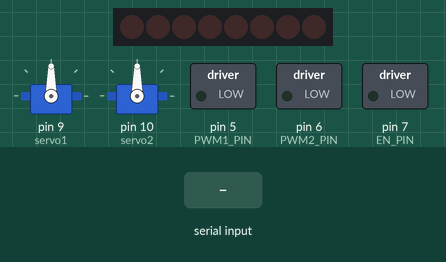
Recording of a sketch running on a simulated Arduino Uno, built with avr-gcc and run on an emulated ATmega328P. Parts: 8 shift-register outputs drawn as a row of LEDs (first output left, lit = HIGH), 2 × servo, switched loads named in the sketch (green lamp = pin HIGH). Wiring (inferred from the names in the program): shift register (74HC595): data pin 8; shift clock pin 2; latch pin 4. Wiring (inferred from the signals the program sends): row of LEDs: on Q0, Q1, Q2, Q3, Q4, Q5, Q6, Q7. Inputs (shaded band) come from the test bench. Pins used as bus, display or sensor lines are not drawn.

Above: at 1.2 s.
1.3 s: "s1:1\n" received over Serial
At 3.5 s:
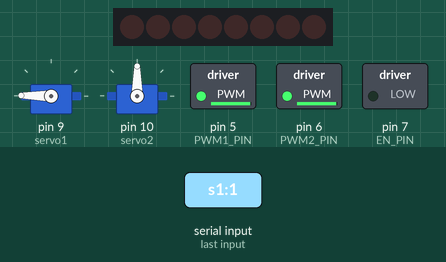
4.3 s: "j1:1\n" received over Serial
At 5.0 s:
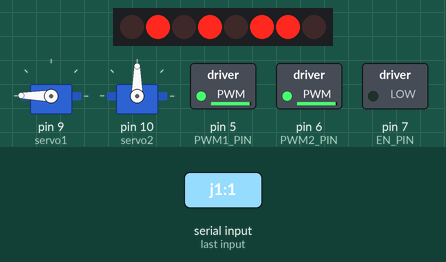
5.8 s: "j1:150\n" received over Serial
At 6.4 s:
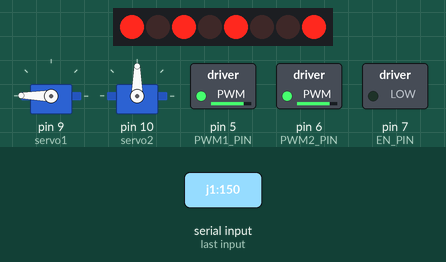
7.3 s: "s1:150\n" received over Serial
At 8.09 s:
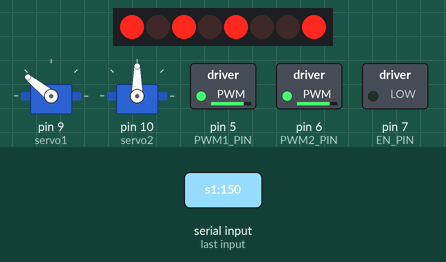
10.3 s: "s2:1\n" received over Serial
At 12.5 s:
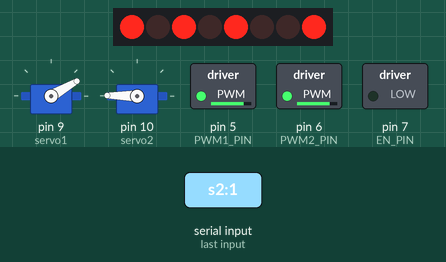
13.3 s: "s2:150\n" received over Serial
At 17.1 s:
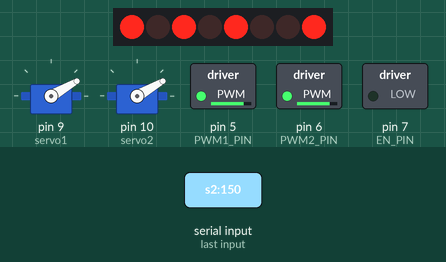
Timing chart, 0 to 17.3 s (numbered marks = the images above; inputs shaded):
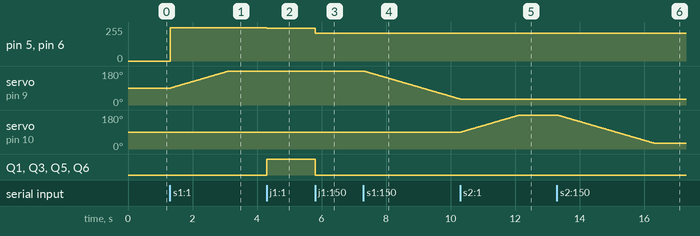

Measured:
- after the input at 1.3 s, pin 5 (PWM1_PIN), pin 6 (PWM2_PIN): 0/255 → 250/255 at once; servo on pin 9 (servo1): moves from 90° to 179° over 1.8 s, starting at once
- after the input at 4.3 s, pin 5 (PWM1_PIN), pin 6 (PWM2_PIN): 250/255 → 245/255 at once; Q1, Q3, Q5, Q6: LOW → HIGH at once
- after the input at 5.8 s, pin 5 (PWM1_PIN), pin 6 (PWM2_PIN): 245/255 → 208/255 at once; Q1, Q3, Q5, Q6: HIGH → LOW at once
- after the input at 7.3 s, servo on pin 9 (servo1): moves from 179° to 31° over 3.0 s, starting at once
- after the input at 10.3 s, servo on pin 10 (servo2): moves from 90° to 179° over 1.8 s, starting at once
- after the input at 13.3 s, servo on pin 10 (servo2): moves from 179° to 30° over 3.0 s, starting at once

The sketch:

KPMIS_BT_WiFi_CONTROL.ino
```cpp
// Определяем пины для управления ШИМ
#define PWM1_PIN            5 // Пин для первого ШИМ
#define PWM2_PIN            6 // Пин для второго ШИМ

// Пины для чипа 74HCT595N
#define SHCP_PIN            2 // Пин для сдвига тактового сигнала
#define EN_PIN              7 // Пин для управления включением
#define DATA_PIN            8 // Пин для передачи последовательных данных
#define STCP_PIN            4 // Пин для тактового сигнала регистра памяти

unsigned long previousMillis = 0; // Хранит время последнего обновления
const long interval = 20; // Интервал в миллисекундах для обновления

// Константы для управления движением
const int Forward       = 92; // Вперед
const int Backward      = 163; // Назад
const int Turn_Left     = 149; // Поворот влево
const int Turn_Right    = 106; // Поворот вправо
const int Top_Left      = 20; // Верхний левый
const int Bottom_Left   = 129; // Нижний левый
const int Top_Right     = 72; // Верхний правый
const int Bottom_Right  = 34; // Нижний правый
const int Stop          = 0; // Стоп
const int Contrarotate  = 20; // Против часовой стрелки
const int Clockwise     = 72; // По часовой стрелке

// Определяем переменные для хранения значений
int j1_X = 50; // Координаты первого джойстика по X
int j1_Y = 50; // Координаты первого джойстика по Y
int j2_X = 50; // Координаты второго джойстика по X
int j2_Y = 50; // Координаты второго джойстика по Y
int buttons[8] = {0}; // Массив для хранения состояния кнопок b0 - b7
int slider1 = 90; // Значение первого слайдера
int slider2 = 90; // Значение второго слайдера
int pos1 = 90; // Позиция первого сервомотора
int pos2 = 90; // Позиция второго сервомотора

#include <Servo.h> // Подключаем библиотеку для управления сервомоторами

Servo servo1; // Создаем объект для первого сервомотора
Servo servo2; // Создаем объект для второго сервомотора

void setup() {
  // Serial.begin(9600); // Инициализация сериал-коммуникации для Bluetooth
  Serial.begin(115200);  // Инициализация сериал-коммуникации для WiFi

  // Устанавливаем режим работы пинов
  pinMode(SHCP_PIN, OUTPUT);
  pinMode(EN_PIN, OUTPUT);
  pinMode(DATA_PIN, OUTPUT);
  pinMode(STCP_PIN, OUTPUT);
  pinMode(PWM1_PIN, OUTPUT);
  pinMode(PWM2_PIN, OUTPUT);

  // Подключаем сервомоторы к соответствующим пинам
  servo1.attach(9); // Подключаем первый сервомотор к пину 9
  servo2.attach(10); // Подключаем второй сервомотор к пину 10
}

void loop() {
  unsigned long currentMillis = millis(); // Получаем текущее время
  if (Serial.available()) { // Проверяем, есть ли доступные данные в последовательном порту
    String input = Serial.readStringUntil('\n'); // Читаем строку до конца строки
    parseInput(input); // Парсим входные данные
    MotorControl(); // Управляем моторами на основе парсенных данных
    delay(20); // Задержка
  }

  // Проверка интервала для обновления
  if (currentMillis - previousMillis >= interval) {
    previousMillis = currentMillis; // Сохраняем текущее время
    Ser(); // Обновляем позиции сервомоторов
    delay(20); // Задержка
  }
}

void MotorControl() {
  // Управление движением на основе значений джойстика
  if (j1_X < 65 && j1_X > 35) {
    if (j1_Y > 55) {
      /* Вперед */
      Motor(Forward, map(j1_Y, 55, 100, 50, 250));
    }
    if (j1_Y < 45) {
      /* Назад */
      Motor(Backward, map(j1_Y, 45, 0, 50, 250));
    }
    if (j1_Y > 45 && j1_Y < 55) {
      /* Стоп */
      Motor(Stop, 250);
    }
  } else {
    if (j1_X > 65) {
      /* Вперед */
      Motor(Turn_Left, map(j1_X, 65, 100, 100, 250));
    }
    if (j1_X < 35) {
      /* Назад */
      Motor(Turn_Right, map(j1_X, 35, 0, 100, 250));
    }
  }
}

void Motor(int Dir, int Speed) {
    digitalWrite(EN_PIN, LOW); // Включаем управление
    analogWrite(PWM1_PIN, Speed); // Устанавливаем скорость для первого мотора
    analogWrite(PWM2_PIN, Speed); // Устанавливаем скорость для второго мотора

    digitalWrite(STCP_PIN, LOW); // Подготавливаем сдвиг
    shiftOut(DATA_PIN, SHCP_PIN, MSBFIRST, Dir); // Отправляем направление
    digitalWrite(STCP_PIN, HIGH); // Завершаем сдвиг
}

void Ser() {
    // Обновляем позиции сервомоторов на основе значений слайдеров
    if (pos1 < slider1) {
      pos1++; // Увеличиваем позицию первого сервомотора
      servo1.write(180 - pos1); // Устанавливаем угол
    }
    if (pos1 > slider1) {
      pos1--; // Уменьшаем позицию первого сервомотора
      servo1.write(180 - pos1); // Устанавливаем угол
    }

    if (pos2 < slider2) {
      pos2++; // Увеличиваем позицию второго сервомотора
      servo2.write(180 - pos2); // Устанавливаем угол
    }
    if (pos2 > slider2) {
      pos2--; // Уменьшаем позицию второго сервомотора
      servo2.write(180 - pos2); // Устанавливаем угол
    }
}

void parseInput(String input) {
  // Разделяем строку на части
  int separatorIndex1 = input.indexOf(':'); // Находим первый разделитель
  int separatorIndex2 = input.indexOf(':', separatorIndex1 + 1); // Находим второй разделитель

  if (separatorIndex1 > 0) {
    String key = input.substring(0, separatorIndex1); // Получаем ключ
    String value1 = input.substring(separatorIndex1 + 1, separatorIndex2); // Получаем первое значение
    String value2 = input.substring(separatorIndex2 + 1); // Получаем второе значение

    // Парсим значения в зависимости от ключа
    if (key == "j1") {
      j1_X = value1.toInt(); // Присваиваем значения для первого джойстика
      j1_Y = value2.toInt();
    } else if (key == "j2") {
      j2_X = value1.toInt(); // Присваиваем значения для второго джойстика
      j2_Y = value2.toInt();
    } else if (key.startsWith("b")) {
      int buttonIndex = key.charAt(1) - '0'; // Получаем индекс кнопки
      if (buttonIndex >= 0 && buttonIndex < 8) {
        buttons[buttonIndex] = value1.toInt(); // Присваиваем значение кнопки
      }
    } else if (key == "s1") {
      slider1 = value1.toInt(); // Присваиваем значение для первого слайдера
    } else if (key == "s2") {
      slider2 = value1.toInt(); // Присваиваем значение для второго слайдера
    }
  }

  // Выводим результаты для проверки (закомментировано)
  // Serial.print("Joystick 1 - X: ");
  // Serial.print(j1_X);
  // Serial.print(", Y: ");
  // Serial.println(j1_Y);

  // Serial.print("Joystick 2 - X: ");
  // Serial.print(j2_X);
  // Serial.print(", Y: ");
  // Serial.println(j2_Y);

  // Serial.print("Buttons: ");
  // for (int i = 0; i < 8; i++) {
  //   Serial.print("b");
  //   Serial.print(i);
  //   Serial.print(": ");
  //   Serial.print(buttons[i]);
  //   Serial.print(" ");
  // }
  // Serial.println();

  // Serial.print("Slider 1: ");
  // Serial.print(slider1);
  // Serial.print(", Slider 2: ");
  // Serial.println(slider2);
}
```
